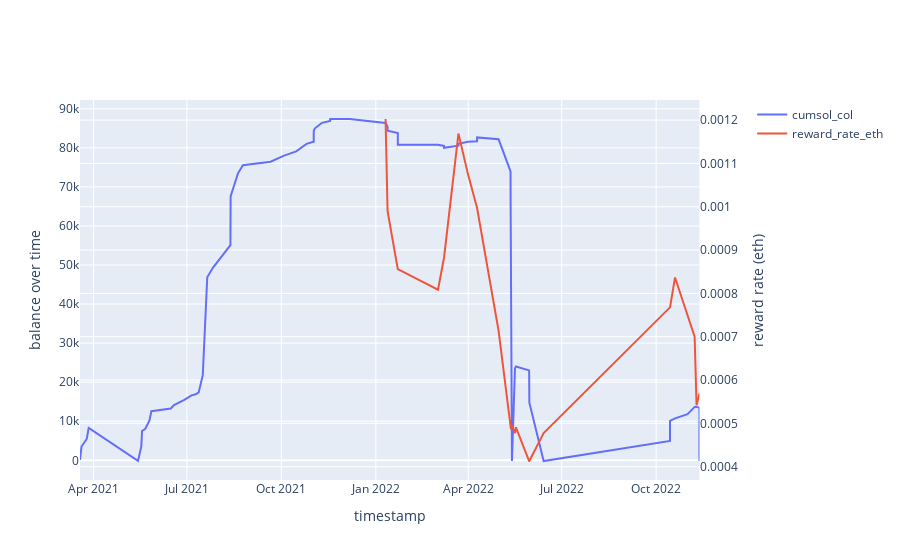

Write notebook code for a chart like this one.
### Code cell
# the actual graph of whale balance over time vs. reward rate 
import plotly.graph_objects as go 
from plotly.subplots import make_subplots

# top 10 whales graphs
top_10_whales  = transfer_df.groupby('user').max().sort_values('cumsol_col').tail(10)
# filtering for transactions after 2022
top_10_whales_filtered = top_10_whales[top_10_whales['timestamp'] > '2022-01-01']

for whale in top_10_whales_filtered.index:
    largest_whale = transfer_df[transfer_df['user'] == whale]
    print(whale)
    # merging stETH ETH df onto largest whale df so we can access the reward rate and cumsol col in the same dataframe
    reward_time_largest_whale = stETH_ETH_incentive_rewards_df.loc[stETH_ETH_incentive_rewards_df.index.isin(largest_whale['timestamp'].dt.normalize())]
    reward_time_largest_whale = reward_time_largest_whale.sort_index()
    
    merged_largest_whale = pd.merge_asof(largest_whale, reward_time_largest_whale['reward_rate_eth'], left_index=True, right_index=True)
    
    fig = make_subplots(specs=[[{"secondary_y": True}]])
    fig.add_trace(
    go.Scatter(x=merged_largest_whale.index, y=merged_largest_whale['cumsol_col'], name='cumsol_col'),
    secondary_y=False,
    )
    fig.add_trace(
    go.Scatter(x=merged_largest_whale.index, y=merged_largest_whale['reward_rate_eth'], name='reward_rate_eth'),
    secondary_y=True, 
    )

    fig.update_xaxes(title_text='timestamp')
    fig.update_yaxes(title_text='balance over time', secondary_y=False)
    fig.update_yaxes(title_text='reward rate (eth)', secondary_y=True)
    fig.show()
